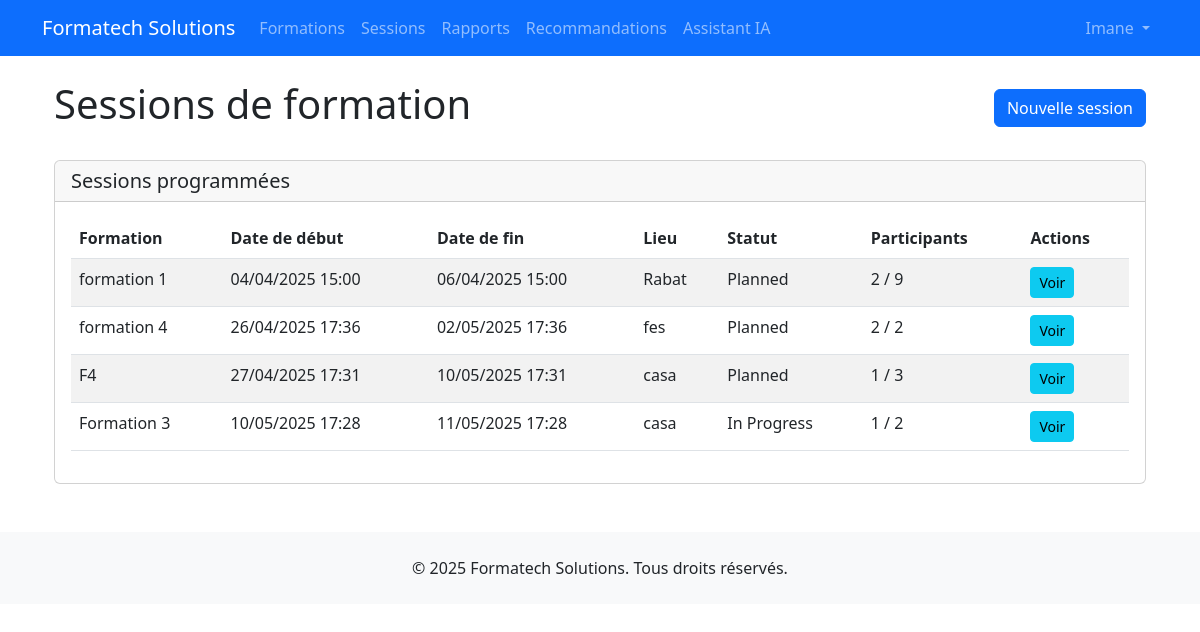
The app's page /formation/sessions/ (signed in), older data.
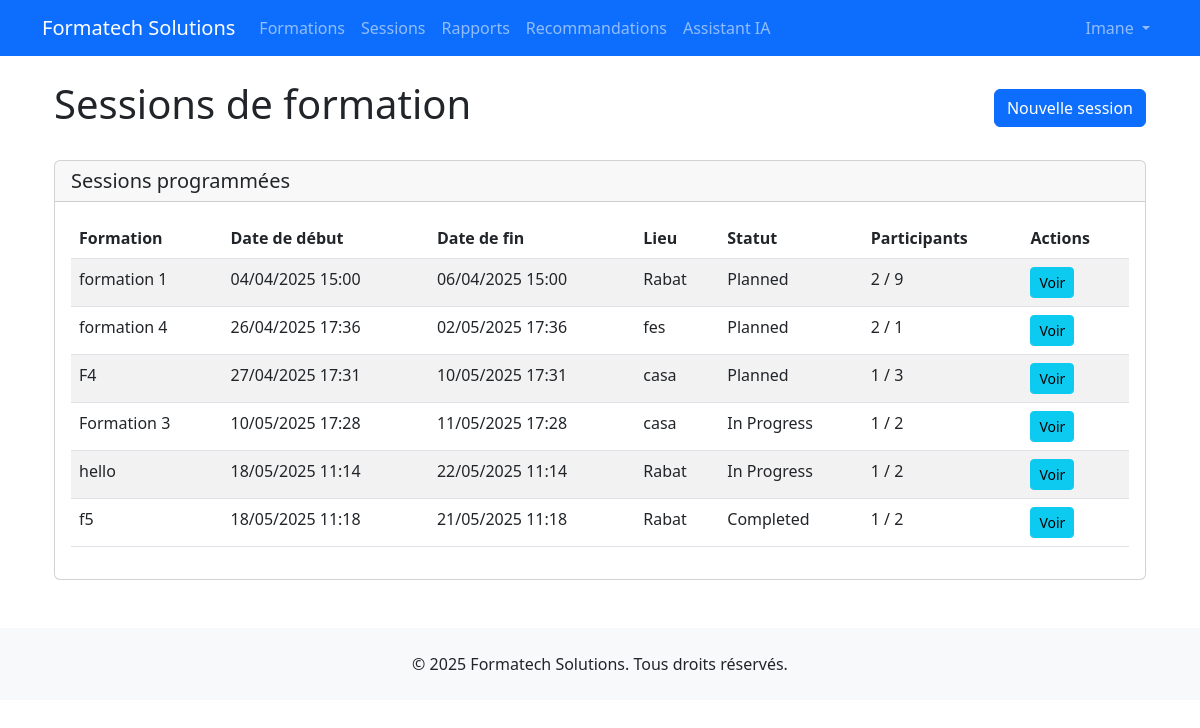
The same page, newer data.
### formation/models.py (models this page shows, shortened)
class TrainingSession(models.Model):
    STATUS_CHOICES = (
        ('PLANNED', 'Planned'),
        ('IN_PROGRESS', 'In Progress'),
        ('COMPLETED', 'Completed'),
        ('CANCELLED', 'Cancelled'),
    )
    training = models.ForeignKey(Training, on_delete=models.CASCADE)
    start_date = models.DateTimeField()
    end_date = models.DateTimeField()
    location = models.CharField(max_length=255)
    status = models.CharField(max_length=20, choices=STATUS_CHOICES, default='PLANNED')
    created_at = models.DateTimeField(auto_now_add=True)
    updated_at = models.DateTimeField(auto_now=True)
    def get_participants(self):
        return self.participant_set.all()

class Training(models.Model):
    title = models.CharField(max_length=255)
    description = models.TextField()
    objectives = models.TextField()
    prerequisites = models.TextField(blank=True, null=True)
    duration = models.IntegerField(help_text="Duration in hours")
    max_participants = models.IntegerField()
    created_at = models.DateTimeField(auto_now_add=True)
    updated_at = models.DateTimeField(auto_now=True)

### formation/views.py (the view)
# urls.py: path('sessions/', views.session_list, name='session_list'),
@login_required
def session_list(request):
    sessions = TrainingSession.objects.all().order_by('start_date')
    return render(request, 'formation/session_list.html', {'sessions': sessions})

### formation/templates/formation/session_list.html (shortened to what this page needs)
{% extends "base.html" %}
{% block content %}
<div class="container">
    <div class="d-flex justify-content-between align-items-center mb-4">
        <h1>Sessions de formation</h1>
        {% if user.is_staff or 'manage_sessions' in user.get_permission_codes %}
        <a href="{% url 'formation:session_create' %}" class="btn btn-primary">Nouvelle session</a>
        {% endif %}
    </div>
    <div class="card">
        <div class="card-header">
            <h5 class="mb-0">Sessions programmées</h5>
        </div>
        <div class="card-body">
            {% if sessions %}
                <table class="table table-striped">
                    <thead>
                        <tr>
                            <th>Formation</th>
                            <th>Date de début</th>
                            <th>Date de fin</th>
                            <th>Lieu</th>
                            <th>Statut</th>
                            <th>Participants</th>
                            <th>Actions</th>
                        </tr>
                    </thead>
                    <tbody>
                        {% for session in sessions %}
                            <tr>
                                <td>{{ session.training.title }}</td>
                                <td>{{ session.start_date|date:"d/m/Y H:i" }}</td>
                                <td>{{ session.end_date|date:"d/m/Y H:i" }}</td>
                                <td>{{ session.location }}</td>
                                <td>{{ session.get_status_display }}</td>
                                <td>{{ session.get_participants.count }} / {{ session.training.max_participants }}</td>
                                <td>
                                    <a href="{% url 'formation:session_detail' session.id %}" class="btn btn-sm btn-info">Voir</a>
                                </td>
                            </tr>
                        {% endfor %}
                    </tbody>
                </table>
            {% else %}
                <p>Aucune session programmée.</p>
            {% endif %}
        </div>
    </div>
</div>
{% endblock %}

Row changes from the older to the newer data that the page shows:
changed through a linked row, TrainingSession "fes": training.max_participants "2" → "1"
added TrainingSession: training "hello", start_date "18/05/2025 11:14", end_date "22/05/2025 11:14", location "Rabat", status "In Progress", get_participants.count "1", training.max_participants "2"
added TrainingSession: training "f5", start_date "18/05/2025 11:18", end_date "21/05/2025 11:18", location "Rabat", status "Completed", get_participants.count "1", training.max_participants "2"
